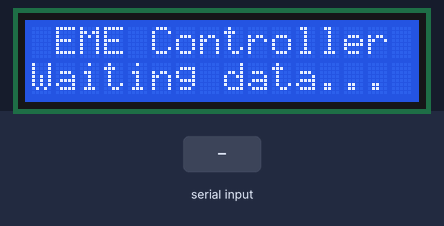
The sketch below on a simulated Arduino Uno, built with avr-gcc and run on an emulated ATmega328P. Parts: 16×2 character LCD. Inputs (shaded band) come from the test bench. What the sketch prints to the serial monitor is not drawn.

Above: at 1.2 s.
1.3 s: "AZ" received over Serial
At 1.9 s:
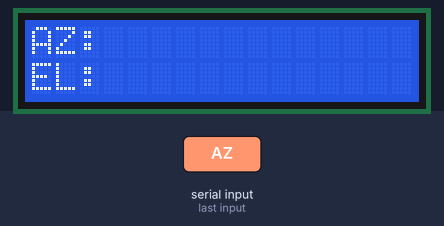
2.9 s: "EL" received over Serial
4.4 s: "1" received over Serial
Timing chart, 0 to 7.4 s (numbered marks = the images above; inputs shaded):
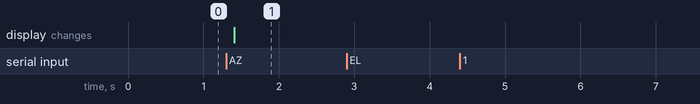

Measured:
- after the input at 1.3 s, the display: changes after 0.11 s (image 1)
- after the input at 2.9 s, every drawn part: stays the same
- after the input at 4.4 s, every drawn part: stays the same

The sketch:

simple-controller-v1.ino
```cpp
// (licence header left out)
#include <LiquidCrystal_I2C.h>
#include <Wire.h>

LiquidCrystal_I2C lcd(0x27, 16, 2);

int initStatus = 0;

void checkClearLcd() {
    if (initStatus == 0) {
        lcd.clear();
        initStatus = 1;
        lcd.setCursor(0, 0);
        lcd.print("AZ:");
        lcd.setCursor(0, 1);
        lcd.print("EL:");
    }
}

void onSerialCall() {
    String serialString;

    while (Serial.available()) {
        serialString = serialString + (char)Serial.read();
    }

    Serial.println(serialString);

    if (serialString.indexOf("AZ") > -1) {
        checkClearLcd();
        lcd.setCursor(0, 0);
        lcd.print(serialString);
        return;
    }

    if (serialString.indexOf("EL") > -1) {
        checkClearLcd();
        lcd.setCursor(0, 1);
        lcd.print(serialString);
        return;
    }
}

void setup() {
    Serial.begin(9600);
    lcd.init();
    lcd.backlight();
    lcd.setCursor(1, 0);
    lcd.print("EME Controller");
    lcd.setCursor(0, 1);
    lcd.print("Waiting data...");
}

void loop() {
    if (Serial.available()) {
        onSerialCall();
    }
    delay(100);
}
```
